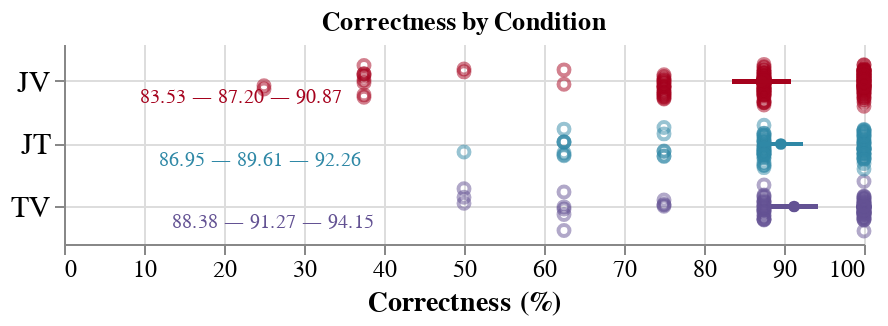

The code cell stored with this chart in its notebook:
### Code cell
# Generate the plot using the updated function
chart = split_beeswarm_facet(stats_df, "condition", stats=True, legend=False)
chart = chart.configure_axis(
    labelFontSize=12,
    titleFontSize=14,
    grid=True,  # Add gridlines
).configure_view(
    strokeWidth=0
).properties(
    title="Correctness by Condition"
)

chart.show()

### Figure 1 — Vega-Lite specification as saved in the notebook (floating-point values rounded to 4 significant figures; data arrays with more than 128 entries replaced by an {"elided": "..."} marker saying what was removed)
{"config": {"view": {"continuousWidth": 300, "continuousHeight": 300, "strokeWidth": 0}, "axis": {"grid": true, "labelFontSize": 12, "titleFontSize": 14}}, "layer": [{"mark": {"type": "point", "opacity": 0.5, "tooltip": true}, "encoding": {"color": {"field": "condition", "legend": null, "scale": {"domain": ["JV", "JT", "TV"], "range": ["#A5021D", "#2F88A6", "#635293"]}, "type": "nominal"}, "x": {"axis": {"values": [0, 10, 20, 30, 40, 50, 60, 70, 80, 90, 100]}, "field": "correctness", "scale": {"domain": [0, 100], "nice": false}, "title": "Correctness (%)", "type": "quantitative"}, "y": {"axis": {"labelFontSize": 15, "titleFontSize": 15}, "field": "condition", "sort": ["JV", "JT", "TV"], "title": null, "type": "nominal"}, "yOffset": {"field": "jitter", "type": "quantitative"}}, "transform": [{"calculate": "sqrt(-2*log(random()))*cos(2*PI*random())", "as": "jitter"}]}, {"mark": {"type": "point", "size": 15}, "encoding": {"color": {"field": "condition", "legend": null, "scale": {"domain": ["JV", "JT", "TV"], "range": ["#A5021D", "#2F88A6", "#635293"]}, "type": "nominal"}, "x": {"aggregate": "mean", "axis": {"values": [0, 10, 20, 30, 40, 50, 60, 70, 80, 90, 100]}, "field": "correctness", "scale": {"domain": [0, 100], "nice": false}, "title": "Correctness (%)", "type": "quantitative"}, "y": {"axis": {"labelFontSize": 15, "titleFontSize": 15}, "field": "condition", "sort": ["JV", "JT", "TV"], "title": null, "type": "nominal"}}}, {"mark": {"type": "rule", "color": "red", "opacity": 1, "strokeWidth": 2, "thickness": 2}, "encoding": {"color": {"field": "condition", "legend": null, "scale": {"domain": ["JV", "JT", "TV"], "range": ["#A5021D", "#2F88A6", "#635293"]}, "type": "nominal"}, "x": {"axis": {"values": [0, 10, 20, 30, 40, 50, 60, 70, 80, 90, 100]}, "field": "ci0", "scale": {"domain": [0, 100], "nice": false}, "title": "Correctness (%)", "type": "quantitative"}, "x2": {"field": "ci1", "title": null}, "y": {"axis": {"labelFontSize": 15, "titleFontSize": 15}, "field": "condition", "sort": ["JV", "JT", "TV"], "title": null, "type": "nominal"}}}, {"mark": {"type": "text", "align": "right", "dx": -210, "dy": 8, "size": 10}, "encoding": {"color": {"field": "condition", "legend": null, "scale": {"domain": ["JV", "JT", "TV"], "range": ["#A5021D", "#2F88A6", "#635293"]}, "type": "nominal"}, "text": {"field": "mean_ci_formatted", "type": "nominal"}, "x": {"aggregate": "mean", "axis": {"values": [0, 10, 20, 30, 40, 50, 60, 70, 80, 90, 100]}, "field": "correctness", "scale": {"domain": [0, 100], "nice": false}, "title": "Correctness (%)", "type": "quantitative"}, "y": {"axis": {"labelFontSize": 15, "titleFontSize": 15}, "field": "condition", "sort": ["JV", "JT", "TV"], "title": null, "type": "nominal"}}}, {"mark": {"type": "text", "align": "center", "dx": 0, "dy": -40, "fontWeight": "bold", "size": 12}, "encoding": {"color": {"value": "gray"}, "text": {"field": "test_results", "type": "nominal"}, "x": {"value": 50}, "y": {"value": -15}}, "transform": [{"filter": "(datum.condition === 'Both')"}]}], "data": {"name": "data-5abeaa7e90a3800ce939fa1894ccc781"}, "height": 100, "title": "Correctness by Condition", "width": 400, "$schema": "https://vega.github.io/schema/vega-lite/v5.20.1.json", "datasets": {"data-5abeaa7e90a3800ce939fa1894ccc781": {"elided": "332 records"}}}
